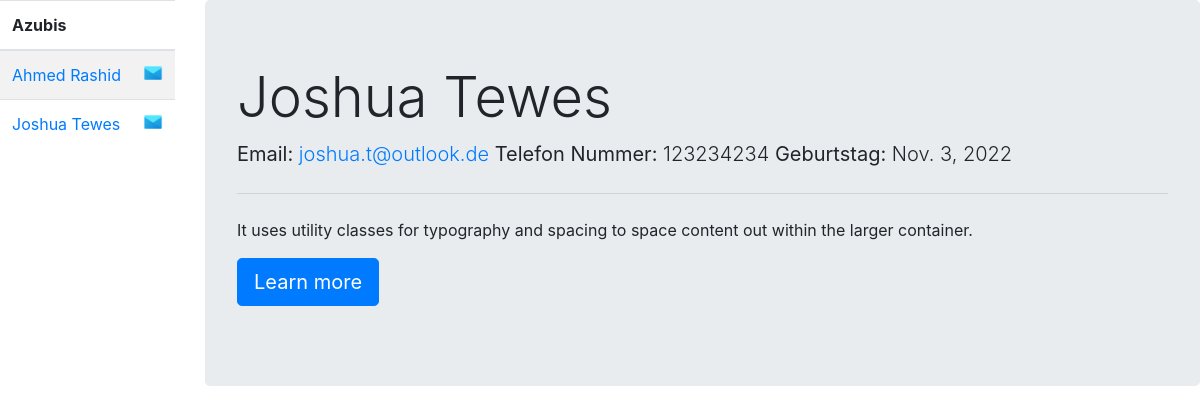
/6/, run on the app's committed database.
### azubi_list/models.py (models this page shows, shortened)
class Azubi(models.Model):
    topic = models.ForeignKey(Profession, on_delete=models.CASCADE)
    first_name = models.CharField(max_length=30)
    last_name = models.CharField(max_length=30)
    email = models.EmailField(max_length=30)
    birthday = models.DateField()
    department = models.CharField(max_length=30)
    year = models.IntegerField()
    phone_number = models.CharField(max_length=30)

### azubi_list/views.py (the view)
# urls.py: path('<int:id>/', detail_page, name="detail")
def detail_page(request, id):
    obj = get_object_or_404(Azubi, pk=id)
    azubis = Azubi.objects.all()
    return render(request, "azubi_detail.html", {"obj": obj, "azubis": azubis})

### azubi_list/templates/azubi_detail.html (shortened to what this page needs)
{% load static %}
<!DOCTYPE html>
<html lang="en">
<head>
    <link rel="stylesheet" href="https://cdn.jsdelivr.net/npm/bootstrap@4.0.0/dist/css/bootstrap.min.css">
</head>
<body>
  <div class="row">
    <div class="col-lg-2"  style="overflow-y: scroll; height: 100vh;">
      <table class="table table-striped" >
        <thead>
          <tr>
            <th scope="col">Azubis</th>
          </tr>
        </thead>
        <tbody>
          {% for azubi in azubis %}
          <tr>
            <td><a href="{% url 'detail' azubi.id %}">{{ azubi.first_name }} {{azubi.last_name}}  </a><a href="mailto:{{azubi.email}}"><img style="float: right", src="{% static 'images/mail.png' %}" withd=20, height= 20 alt="My image"></a></td>
          </tr>
          {% endfor %}
        </tbody>
      </table>
    </div>
    <div class="col-lg-10">
      {%if obj%}
      <div class="jumbotron">
        <h1 class="display-4">{{obj.first_name}} {{obj.last_name}}</h1>
        <p class="lead"><strong>Email: </strong><a href="mailto:{{obj.email}}">{{obj.email}}</a>  <strong>Telefon Nummer: </strong>{{obj.phone_number}} <strong>Geburtstag: </strong> {{obj.birthday}}</p>
        <hr class="my-4">
        <p>It uses utility classes for typography and spacing to space content out within the larger container.</p>
        <p class="lead">
          <a class="btn btn-primary btn-lg" href="#" role="button">Learn more</a>
        </p>
      </div>
      {%else%}
      {% include 'include/no_azubi_detail.html' %}
      {%endif%}
    </div>
  </div>
</body>
</html>

### data on the page
Azubi: first_name "Ahmed", last_name "Rashid"
Azubi: first_name "Joshua", last_name "Tewes", email "joshua.t@outlook.de", phone_number "123234234", birthday "Nov. 3, 2022"
